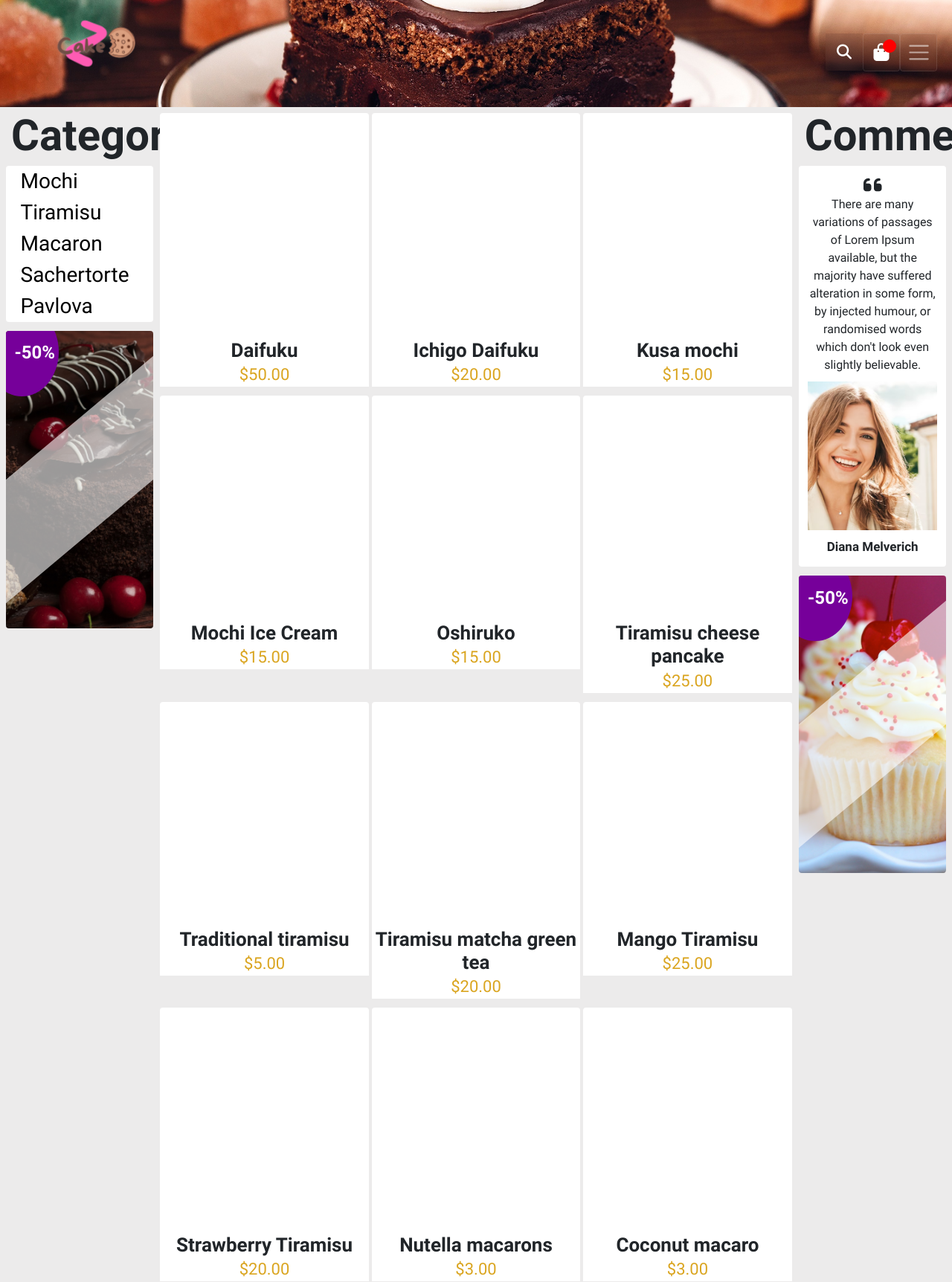
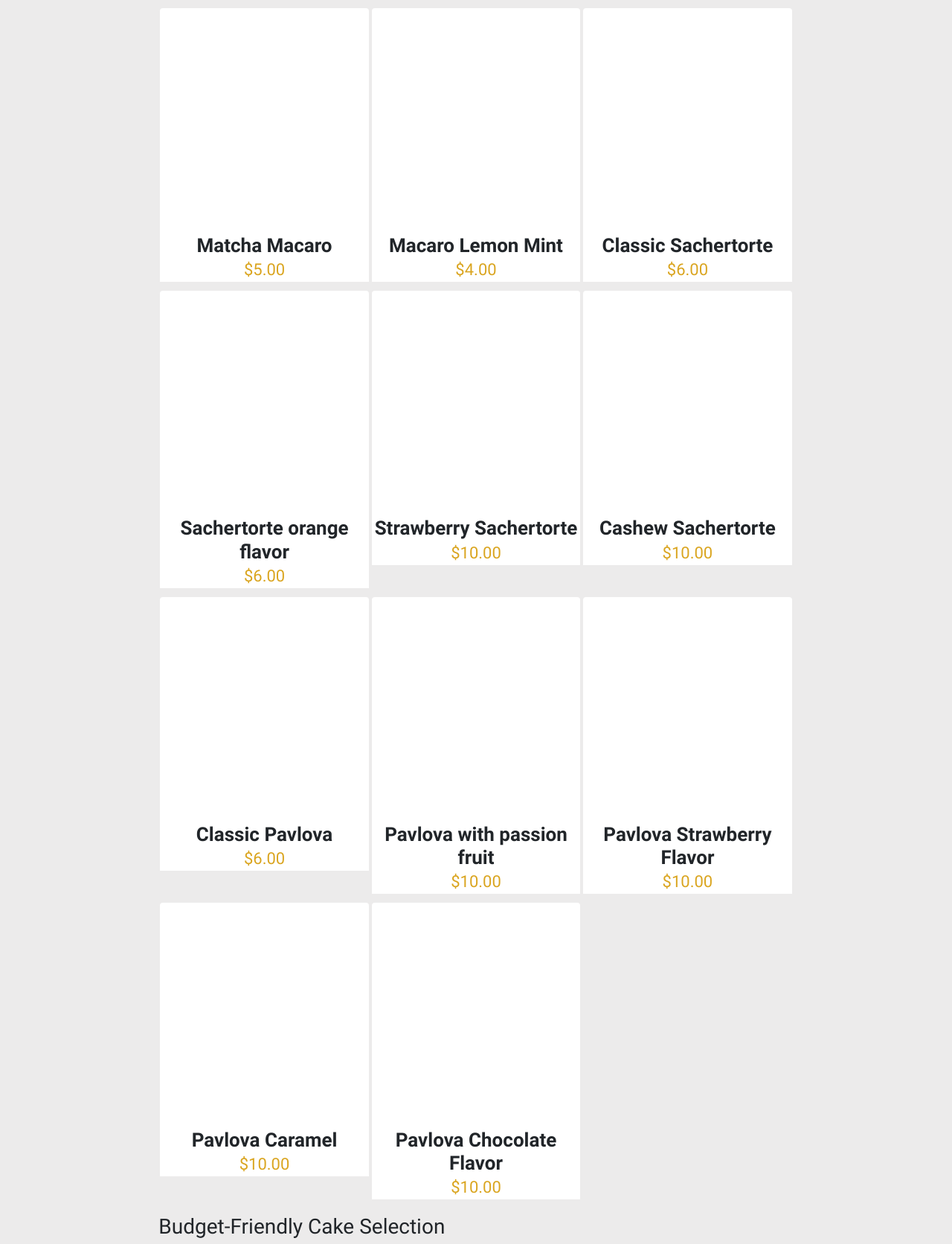
Screenshot of /search (upper part) with the database file from the repository (2 pictures, top to bottom).
### cakeshop/models.py (models this page shows, shortened)
class Category(models.Model):
    class Meta:
        verbose_name_plural = 'Categories'
    name = models.CharField(max_length=100)

class Cake(models.Model):
    name = models.CharField(max_length=255)
    category = models.ForeignKey(Category, on_delete=models.CASCADE)
    price = models.DecimalField(max_digits=8, decimal_places=2)
    quantity = models.IntegerField()
    description = models.TextField()
    image_url = models.TextField(null=True, blank=True)

### cakeshop/views.py (the view)
# urls.py: path('search', views.Shop.search, name='search'),
    def search(request):
        query = request.GET.get('query')
        if query:
            cakes = Cake.search(query)
        else:
            cakes = Cake.objects.all()
        categories = Category.objects.all()
        cheap_cakes = Cake.objects.all().order_by('price')[:20]
        context = {'categories': categories, 'cakes': cakes,
                   'cheap_cakes': cheap_cakes, 'modals': cheap_cakes}
        return render(request, 'cakeshop/products.html', context)

### cakeshop/templates/cakeshop/products.html (shortened to what this page needs)
{% extends 'cakeshop/base.html' %}
{% load static %}
{% block additionalCss %}
<link rel="stylesheet" href="{% static '/css/base.css' %}">
<link rel="stylesheet" href="{% static '/css/main.css' %}">
<link rel="stylesheet" href="{% static '/css/responsive.css' %}">
<link rel="stylesheet" href="{% static '/css/products.css' %}">
{% endblock additionalCss %}
{% block content %}
<div class="main__slider">
    <div class="background-slider">
        <div class="row">
            <div class="col-12 background-slider__column">
                <div class="background-slider__list">
                    <div class="background-slider__item background-slider__item-products img-fluid"
                        style="background-image: url(../../static/img/slider_1.png);">
                        <span class="background-slider__content">My kitchen <br> is for <br> dancing</span>
                    </div>
                </div>
            </div>
        </div>
    </div>
</div>
<div class="main__content">
    <div class="container-fluid">
        <div class="row">
            <div class="col-lg-2">
                <div class="col-12">
                    <div class="row">
                        <h3 class="content__category-title">Category</h3>
                    </div>
                    <ul class="row content__category-list">
                        {% for category in categories %}
                        <a href="{% url 'cakeshop:cate_detail' category.id %}"
                            class="col-lg-12 col-md-2 col-sm-3 content__category-link">
                            {% if category.id == activeId %}
                            <li class="content__category-item active-cate">
                                {{ category.name }}
                            </li>
                            {% else %}
                            <li class="content__category-item">
                                {{ category.name }}
                            </li>
                            {% endif %}
                        </a>
                        {% endfor %}
                    </ul>
                </div>
                <div class="col-12 d-lg-block d-md-none d-sm-none">
                    <div class="row">
                        <a href="#">
                            <div class="advertisement__picture shine-box"
                                style="background-image: url(../../static/img/slider_2.png);">
                                <div class="advertisement__discount-bg">
                                    <span class="advertisement__discount-text">-50%</span>
                                </div>
                            </div>
                        </a>
                    </div>
                </div>
            </div>
            <div class="col-lg-8 products__list-item-move">
                <div class="row product_item-wrapper">
                    {% for cake in cakes %}
                    <div class="col-lg-4 col-md-4 col-sm-6">
                        <div class="products__item">
                            <a class="product_item-link" id="it{{ cake.id }}" onclick="showModal('{{ cake.id }}')">
                                <div class="item__picture-wrapper">
                                    <div class="item__picture" style="background-image: url('{{ cake.image_url }}');">
                                    </div>
                                </div>
                            </a>
                            <div class="item__info">
                                <h4 class="item__name">{{ cake.name }}</h4>
                                <span class="item__price">${{ cake.price }}</span>
                            </div>
                        </div>
                    </div>
                    {% empty %}
                    <center>
                        <h2>No cake available.</h2>
                    </center>
                    {% endfor %}
                </div>
                <div class="row">
                    <h3 class="company_name">Budget-Friendly Cake Selection</h3>
                </div>
            </div>
            <div class="col-lg-2 d-lg-block d-md-none d-sm-none">
                <div class="col-12">
                    <div class="row">
                        <h3 class="content__category-title">Comment</h3>
                    </div>
                    <div class="row">
                        <div class="col-12">
                            <div class="row">
                                <div class="comment__wrapper-slider">
                                    <div class="comment__wrapper">
                                        <i class="fa-solid fa-quote-left comment__icon"></i>
                                        <p class="comment__para">There are many variations of passages of Lorem
                                            Ipsum available, but the majority have suffered alteration in some form,
                                            by injected humour, or randomised words which don't look even slightly
                                            believable.</p>
                                        <div class="comment__avatar"
                                            style="background-image: url(../../static/img/avatar_1.png);"></div>
                                        <h4 class="comment__name">Diana Melverich</h4>
                                    </div>
                                </div>
                            </div>
                        </div>
                    </div>
                </div>
                <div class="col-12 d-lg-block d-md-none d-sm-none">
                    <div class="row">
                        <a href="#">
                            <div class="advertisement__picture shine-box"
                                style="background-image: url(../../static/img/adv_1.png);">
                                <div class="advertisement__discount-bg">
                                    <span class="advertisement__discount-text">-50%</span>
                                </div>
                            </div>
                        </a>
                    </div>
                </div>
            </div>
        </div>
    </div>
</div>
{% endblock content %}

### cakeshop/templates/cakeshop/base.html (shortened to what this page needs)
<!DOCTYPE html>
<html lang="en">
<head>
  {% load static %}
  <link href="https://cdn.jsdelivr.net/npm/bootstrap@5.3.0-alpha3/dist/css/bootstrap.min.css" rel="stylesheet"
>
  <link rel="stylesheet" href="https://cdnjs.cloudflare.com/ajax/libs/font-awesome/6.4.0/css/all.min.css"
 />
  <link rel="stylesheet" type="text/css" href="https://cdn.jsdelivr.net/npm/slick-carousel@1.8.1/slick/slick.css" />
  <link rel="stylesheet" href="https://cdnjs.cloudflare.com/ajax/libs/font-awesome/6.3.0/css/all.min.css"
 />
  {% block additionalCss %}
  {% endblock additionalCss %}
</head>
<body>
  <nav class="header navbar navbar-dark bg-transparent" aria-label="Dark offcanvas navbar">
    <div class="container-fluid">
      <a class="navbar-brand" href="/">
        <div class="navbar__logo" style="background-image: url('../../static/img/shop_logo.png');"></div>
      </a>
      <div class="btn-wrapper d-flex justify-content-center">
        <form class="search-box" role="search" method="get" action="{% url 'cakeshop:search' %}">
          <button class="btn-search">
            <i class="fas fa-search btn-search-icon"></i>
          </button>
          <input type="text" class="input-search" placeholder="Type to Search..." name="query">
        </form>
        <button class="navbar-toggler btn-bagshop-cover">
          <a class="text-white" href="{% url 'cakeshop:cart' %}">
            <i class="fas fa-bag-shopping btn-bagshop-icon">
              {% if request.session.count != 0 %}
              <div class="btn-bagshop-bacground-number">
              </div>
              {% endif %}
            </i>
          </a>
        </button>
        <button class="navbar-toggler" type="submit" data-bs-toggle="offcanvas" data-bs-target="#offcanvasNavbarDark"
          aria-controls="offcanvasNavbarDark" aria-label="Toggle navigation">
          <span class="navbar-toggler-icon text-dark"></span>
        </button>
      </div>
    </div>
  </nav>
  {% block content %}
  {% endblock content %}
</body>
</html>

### cakeshop/static/css/base.css (style rules this page uses)
:root { --white-color: #ffff; --main-color: #a3373e; --bacground-color: #A5A7AA; --text-color: #555560; }
* { box-sizing: inherit; margin: 0; padding: 0; font-family: 'Hind Madurai', sans-serif; }
html { font-size: 62.5%; line-height: 1.6rem; box-sizing: border-box; scroll-behavior: unset; font-family: 'Dancing Script', cursive; font-family: 'Dancing Script', 'Roboto', sans-serif; }
a { text-decoration: none !important; padding: 0px !important; }
.container-fluid, .container { padding: 0; }
.row { margin: 0; }
.col-lg-4, .col-lg-3, .col-lg-6, .col-12 { padding: 0; }
.search-box { width: fit-content; height: fit-content; position: relative; backdrop-filter: blur(22px); }
.input-search { height: 50px; width: 50px; border-style: none; padding: 10px; font-size: 18px; letter-spacing: 2px; outline: none; border-radius: 2px; background-color: transparent; backdrop-filter: blur(22px); padding-right: 40px; color: #fff; cursor: pointer !important; }
.input-search::placeholder { color: rgba(255, 255, 255, .5); font-size: 18px; letter-spacing: 2px; font-weight: 100; }
.btn-search { width: 50px; height: 50px; border-style: none; font-size: 20px; font-weight: bold; outline: none; cursor: pointer; position: absolute; right: 0px; color: #ffffff; background-color: transparent; pointer-events: painted; }
.shine-box { position: relative; width: 100%; height: 100%; overflow: hidden; border-radius: 40%; }
.shine-box:before { position: absolute; top: 0; content: ""; width: 100%; height: 100%; background: rgba(255, 255, 255, 0.6); transform: skew(-50deg); transition: 1s; animation: shine 3s ease infinite; }

### cakeshop/static/css/main.css (style rules this page uses)
.header { width: 100%; z-index: 999; position: fixed; padding: 0px 20px !important; height: 64px !important; }
.navbar-brand { font-size: 2.2rem; }
.navbar__logo { width: 220px; height: 140px; background-size: cover; background-position: center; background-repeat: no-repeat; }
.navbar-toggler { font-size: 2.2rem; backdrop-filter: blur(22px); }
.btn-bagshop-icon { font-size: 2.4rem; padding: 10px 6px; position: relative; }
.btn-bagshop-bacground-number { position: absolute; top: 12%; right: -12%; width: 18px; height: 18px; border-radius: 100%; background-color: red; display: flex; }
.text-white { font-weight: 500; font-size: 2.8rem; }
.background-slider { margin: 0; background-attachment: fixed !important; z-index: -2 !important; }
.background-slider__column { padding: 0; }
.background-slider__list { width: 100%; }
.background-slider__item { width: 100%; height: 100vh; position: relative; background-size: cover; background-position: center; background-repeat: no-repeat; }
.background-slider__item-products { height: 18vh !important; }
.background-slider__content { left: 140px; top: 140px; font-size: 12.2rem; position: absolute; text-align: center; color: var(--white-color); font-family: 'Dancing Script', cursive; }

### rows the page displays
Category: name "Mochi"
Category: name "Tiramisu"
Category: name "Macaron"
Category: name "Sachertorte"
Category: name "Pavlova"
Cake: name "Daifuku", price "50.00"
Cake: name "Ichigo Daifuku", price "20.00"
Cake: name "Kusa mochi", price "15.00"
Cake: name "Mochi Ice Cream", price "15.00"
Cake: name "Oshiruko", price "15.00"
Cake: name "Tiramisu cheese pancake", price "25.00"
Cake: name "Traditional tiramisu", price "5.00"
Cake: name "Tiramisu matcha green tea", price "20.00"
Cake: name "Mango Tiramisu", price "25.00"
Cake: name "Strawberry Tiramisu", price "20.00"
Cake: name "Nutella macarons", price "3.00"
Cake: name "Coconut macaro", price "3.00"
Cake: name "Matcha Macaro", price "5.00"
Cake: name "Macaro Lemon Mint", price "4.00"
Cake: name "Classic Sachertorte", price "6.00"
Cake: name "Sachertorte orange flavor", price "6.00"
Cake: name "Strawberry Sachertorte", price "10.00"
Cake: name "Cashew Sachertorte", price "10.00"
Cake: name "Classic Pavlova", price "6.00"
Cake: name "Pavlova with passion fruit", price "10.00"
Cake: name "Pavlova Strawberry Flavor", price "10.00"
Cake: name "Pavlova Caramel", price "10.00"
Cake: name "Pavlova Chocolate Flavor", price "10.00"
